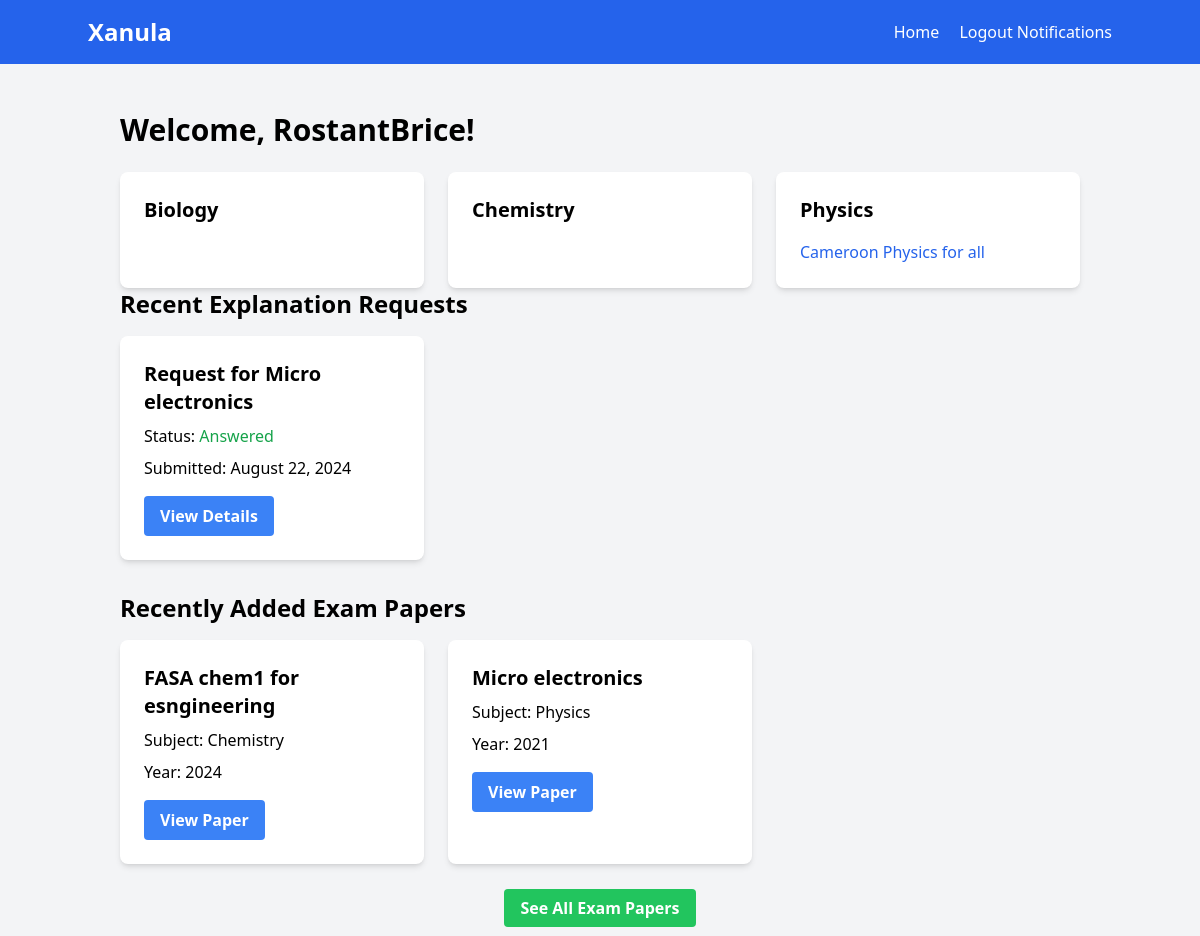
Screenshot of /home/ (signed in) with the database file from the repository.
### accounts/models.py (models this page shows)
class User(AbstractUser):
    is_student = models.BooleanField(default=True)
    is_admin = models.BooleanField(default=False)

### core/models.py (models this page shows, shortened)
class Subject(models.Model):
    name = models.CharField(max_length=100)

class Workbook(models.Model):
    title = models.CharField(max_length=200)
    subject = models.ForeignKey(Subject, on_delete=models.CASCADE)
    author = models.ForeignKey(Author, on_delete=models.CASCADE)
    is_paid = models.BooleanField(default=False)

class ExplanationRequest(models.Model):
    STATUS_CHOICES = (
        ('pending', 'Pending'),
        ('answered', 'Answered'),
    )
    user = models.ForeignKey(User, on_delete=models.CASCADE)
    question = models.ForeignKey(PastExamQuestion, on_delete=models.CASCADE)
    request_text = models.TextField()
    admin_response = models.TextField(blank=True, null=True)
    created_at = models.DateTimeField(auto_now_add=True)
    responded_at = models.DateTimeField(null=True, blank=True)
    status = models.CharField(max_length=10, choices=STATUS_CHOICES, default='pending')

class PastExamQuestion(models.Model):
    exam_paper = models.ForeignKey(PastExamPaper, on_delete=models.CASCADE)
    question_number = models.PositiveIntegerField()
    video_solution_url = models.URLField(help_text="YouTube video URL for the solution", blank=True)
    written_solution = models.FileField(upload_to='past_exam_solutions/pdfs/')
    class Meta:
        unique_together = ['exam_paper', 'question_number']

class PastExamPaper(models.Model):
    name = models.CharField(max_length=200)
    subject = models.ForeignKey(Subject, on_delete=models.CASCADE)
    year = models.PositiveIntegerField()
    pdf_file = models.FileField(upload_to='past_exam_papers/')
    is_paid = models.BooleanField(default=False)

### core/views.py (the view)
# urls.py: path('home/', StudentHomeView.as_view(), name='student_home'),
class StudentHomeView(LoginRequiredMixin, ListView):
    model = Subject
    template_name = 'core/student_home.html'
    context_object_name = 'subjects'
    def get_queryset(self):
        return Subject.objects.prefetch_related('workbook_set')
    def get_context_data(self, **kwargs):
        context = super().get_context_data(**kwargs)
        context['recent_exam_papers'] = PastExamPaper.objects.order_by('-id')[:5]  # Get 5 most recent exam papers
        context['recent_explanation_requests'] = ExplanationRequest.objects.filter(user=self.request.user).order_by('-created_at')[:5]
        return context

### core/context_processors.py (called while the page is built)
def notification_count(request):
    if request.user.is_authenticated:
        count = ExplanationRequest.objects.filter(user=request.user, status='pending').count()
        return {'notification_count': count}
    return {'notification_count': 0}

### templates/core/student_home.html (shortened to what this page needs)
{% extends 'base.html' %}
{% block content %}
<div class="container mx-auto px-4">
    <h1 class="text-3xl font-bold mb-6">Welcome, {{ user.username }}!</h1>
    <div class="grid grid-cols-1 md:grid-cols-2 lg:grid-cols-3 gap-6">
        {% for subject in subjects %}
        <div class="bg-white shadow-md rounded-lg p-6">
            <h2 class="text-xl font-semibold mb-4">{{ subject.name }}</h2>
            <ul class="space-y-2">
                {% for workbook in subject.workbook_set.all|slice:":3" %}
                <li><a href="{% url 'core:workbook_detail' workbook.id %}" class="text-blue-600 hover:underline">{{ workbook.title }}</a></li>
                {% endfor %}
            </ul>
        </div>
        {% empty %}
        <p>No subjects available.</p>
        {% endfor %}
    </div>
    <h2 class="text-2xl font-semibold mb-4">Recent Explanation Requests</h2>
    <div class="grid grid-cols-1 md:grid-cols-2 lg:grid-cols-3 gap-6 mb-8">
        {% for request in recent_explanation_requests %}
            <div class="bg-white shadow-md rounded-lg p-6">
                <h3 class="text-xl font-semibold mb-2">Request for {{ request.question.exam_paper.name }}</h3>
                <p class="mb-2">Status:
                    {% if request.status == 'pending' %}
                        <span class="text-yellow-600">Pending</span>
                    {% else %}
                        <span class="text-green-600">Answered</span>
                    {% endif %}
                </p>
                <p class="mb-2">Submitted: {{ request.created_at|date:"F j, Y" }}</p>
                <a href="{% url 'core:explanation_request_detail' request.pk %}" class="mt-2 inline-block bg-blue-500 hover:bg-blue-700 text-white font-bold py-2 px-4 rounded">
                    View Details
                </a>
            </div>
        {% empty %}
            <p>No recent explanation requests.</p>
        {% endfor %}
    </div>
    <h2 class="text-2xl font-semibold mb-4">Recently Added Exam Papers</h2>
    <div class="grid grid-cols-1 md:grid-cols-2 lg:grid-cols-3 gap-6 mb-8">
        {% for paper in recent_exam_papers %}
            <div class="bg-white shadow-md rounded-lg p-6">
                <h3 class="text-xl font-semibold mb-2">{{ paper.name }}</h3>
                <p class="mb-2">Subject: {{ paper.subject.name }}</p>
                <p class="mb-2">Year: {{ paper.year }}</p>
                <a href="{% url 'core:past_exam_paper_detail' paper.pk %}" class="mt-2 inline-block bg-blue-500 hover:bg-blue-700 text-white font-bold py-2 px-4 rounded">
                    View Paper
                </a>
            </div>
        {% empty %}
            <p>No recent exam papers available.</p>
        {% endfor %}
    </div>
    <div class="text-center">
        <a href="{% url 'core:past_exam_paper_list' %}" class="bg-green-500 hover:bg-green-700 text-white font-bold py-2 px-4 rounded">
            See All Exam Papers
        </a>
    </div>
</div>
{% endblock %}

### rows the page displays
User: username "RostantBrice"
Subject: name "Biology"
Subject: name "Chemistry"
Subject: name "Physics"
Workbook: title "Cameroon Physics for all"
ExplanationRequest: question.exam_paper.name "Micro electronics", status "Answered", created_at "August 22, 2024"
PastExamPaper: name "FASA chem1 for esngineering", subject.name "Chemistry", year "2024"
PastExamPaper: name "Micro electronics", subject.name "Physics", year "2021"
